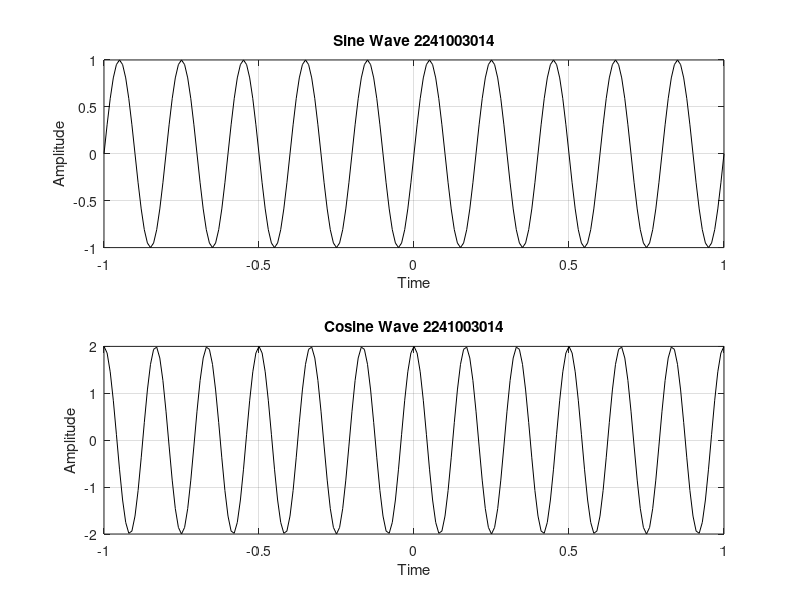

MATLAB code to generate this figure:
clc;
clear all;
close all;

%SineWave & CosineWave

a=1;
b=2;
f1=5;
f2=6;
t=-1:0.01:1;
to=0.05;
x1=a*sin(2*pi*f1*t);
x2=b*cos(2*pi*f2*t);

subplot(2,1,1) % Sine
plot(t,x1, 'k')
xlabel('Time')
ylabel('Amplitude')
title('Sine Wave 2241003014')
grid on;

subplot(2,1,2) % Cosine
plot(t,x2, 'k')
xlabel('Time')
ylabel('Amplitude')
title('Cosine Wave 2241003014')
grid on;